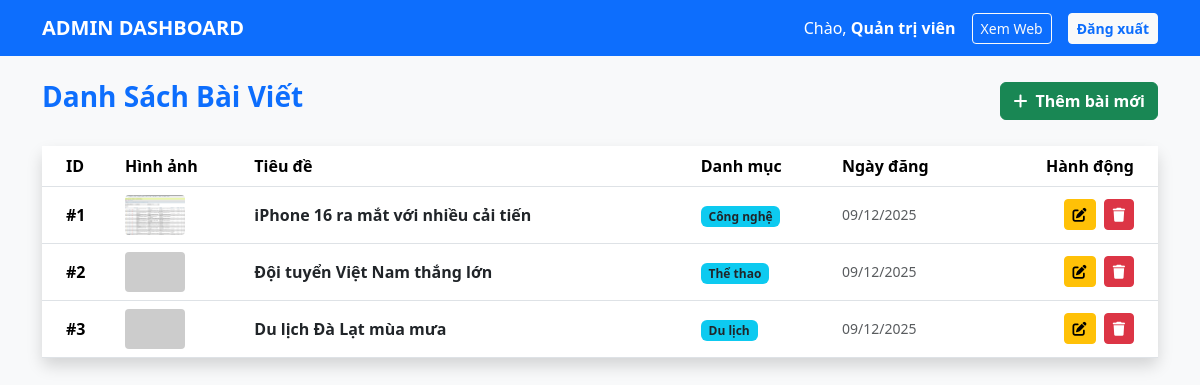
/admin/index.php (signed in), run on the app's committed database.
### tables this page shows
CREATE TABLE articles (
    id INT AUTO_INCREMENT PRIMARY KEY,
    title VARCHAR(255) NOT NULL,
    summary TEXT,
    content LONGTEXT,
    image_url VARCHAR(255),
    
     
    category_id INT,
    author_id INT,
    
    views INT DEFAULT 0,
    likes INT DEFAULT 0,  
    created_at TIMESTAMP DEFAULT CURRENT_TIMESTAMP,
    
    FOREIGN KEY (category_id) REFERENCES categories(category_id) ON DELETE SET NULL,
    FOREIGN KEY (author_id) REFERENCES users(id) ON DELETE SET NULL,
    
    FULLTEXT (title, summary)
);

CREATE TABLE categories (
    category_id INT AUTO_INCREMENT PRIMARY KEY,
    name VARCHAR(50) NOT NULL UNIQUE,
    icon VARCHAR(100) DEFAULT 'fa-solid fa-folder',
    color VARCHAR(50) DEFAULT 'text-primary'
);

### admin/index.php (the view, shortened to what this page needs)
<?php
$db = new Database();
$conn = $db->getConnection();
$sql = "SELECT a.*, c.name as cat_name
        FROM articles a
        LEFT JOIN categories c ON a.category_id = c.category_id
        ORDER BY a.created_at DESC";
$stmt = $conn->prepare($sql);
$stmt->execute();
$articles = $stmt->fetchAll(PDO::FETCH_ASSOC);
?>
<!DOCTYPE html>
<html lang="vi">
<head>
    <link href="../vendor/bootstrap/css/bootstrap.min.css" rel="stylesheet">
    <link href="../vendor/fontawesome/css/all.min.css" rel="stylesheet">
</head>
<body class="bg-light">
    <nav class="navbar navbar-dark bg-primary mb-4">
        <div class="container">
            <span class="navbar-brand fw-bold">ADMIN DASHBOARD</span>
            <div class="d-flex gap-3 align-items-center">
                <span class="text-white">Chào, <strong><?php echo $_SESSION['full_name']; ?></strong></span>
                <a href="../index.php" class="btn btn-sm btn-outline-light">Xem Web</a>
                <a href="logout.php" class="btn btn-sm btn-light text-primary fw-bold">Đăng xuất</a>
            </div>
        </div>
    </nav>
    <div class="container">
        <div class="d-flex justify-content-between align-items-center mb-4">
            <h3 class="text-primary fw-bold">Danh Sách Bài Viết</h3>
            <a href="add_article.php" class="btn btn-success fw-bold"><i class="fa-solid fa-plus me-1"></i> Thêm bài mới</a>
        </div>
        <div class="card shadow border-0">
            <div class="card-body p-0">
                <table class="table table-hover align-middle mb-0">
                    <thead class="bg-light text-secondary">
                        <tr>
                            <th class="ps-4">ID</th>
                            <th>Hình ảnh</th>
                            <th style="width: 40%;">Tiêu đề</th>
                            <th>Danh mục</th>
                            <th>Ngày đăng</th>
                            <th class="text-end pe-4">Hành động</th>
                        </tr>
                    </thead>
                    <tbody>
                        <?php foreach ($articles as $row): ?>
                        <tr>
                            <td class="ps-4 fw-bold">#<?php echo $row['id']; ?></td>
                            <td>
                                <img src="../<?php echo $row['image_url']; ?>"
                                     style="width: 60px; height: 40px; object-fit: cover; border-radius: 4px;"
                                     onerror="this.src='https://placehold.co/60x40'">
                            </td>
                            <td>
                                <a href="../pages/detail.php?id=<?php echo $row['id']; ?>" target="_blank" class="text-decoration-none fw-bold text-dark">
                                    <?php echo htmlspecialchars($row['title']); ?>
                                </a>
                            </td>
                            <td><span class="badge bg-info text-dark"><?php echo $row['cat_name'] ?? 'Chưa phân loại'; ?></span></td>
                            <td class="text-muted small"><?php echo date('d/m/Y', strtotime($row['created_at'])); ?></td>
                            <td class="text-end pe-4">
                                <a href="edit_article.php?id=<?php echo $row['id']; ?>" class="btn btn-sm btn-warning me-1" title="Sửa">
                                    <i class="fa-solid fa-pen-to-square"></i>
                                </a>
                                <a href="delete_article.php?id=<?php echo $row['id']; ?>"
                                   class="btn btn-sm btn-danger"
                                   onclick="return confirm('Bạn có chắc chắn muốn xóa bài này không?');" title="Xóa">
                                    <i class="fa-solid fa-trash"></i>
                                </a>
                            </td>
                        </tr>
                        <?php endforeach; ?>
                    </tbody>
                </table>
            </div>
        </div>
    </div>
</body>
</html>

### data on the page
articles: id "1", image_url (picture), title "iPhone 16 ra mắt với nhiều cải tiến", category.name "Công nghệ", created_at "09/12/2025"
articles: id "2", title "Đội tuyển Việt Nam thắng lớn", category.name "Thể thao", created_at "09/12/2025"
articles: id "3", title "Du lịch Đà Lạt mùa mưa", category.name "Du lịch", created_at "09/12/2025"

### other printed values
$_SESSION['full_name'] "Quản trị viên"
